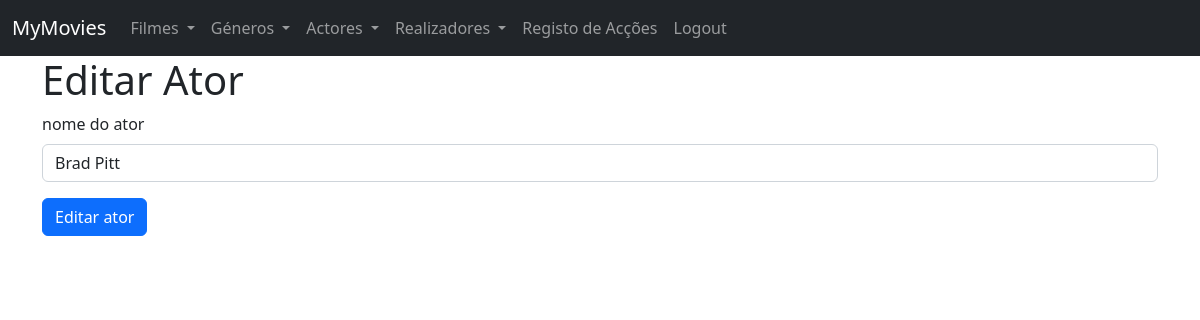
Before: /admin/atores/1/editar (signed in) with the older database file.
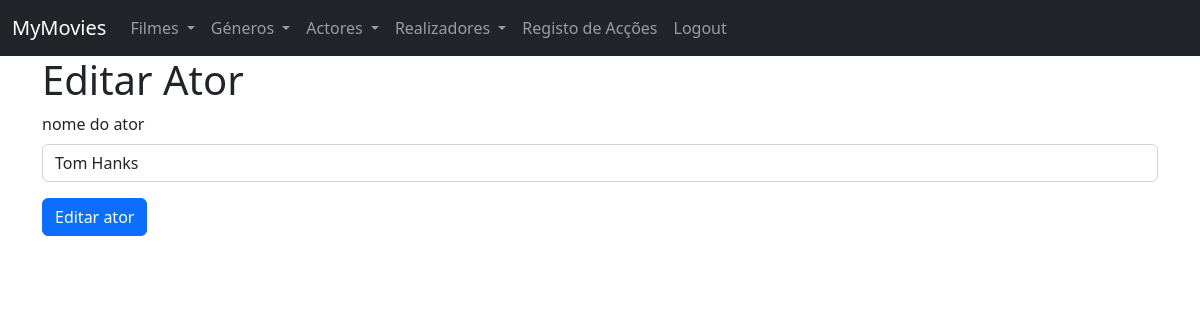
After: the same page with the newer database file.
### tables this page shows
CREATE TABLE actor (
    id BIGINT UNSIGNED NOT NULL AUTO_INCREMENT,
    name VARCHAR(255) NOT NULL,
    PRIMARY KEY (id)
);

### controllers/admin/actors.edit.php (called while the page is built, shortened)
<?php
$connection = Connection::make();
$queryBuilder = new QueryBuilder($connection);
$actor = $queryBuilder->findById('actor', $id, 'App\Model\Actor');
require "views/admin/actors.edit.php";

### routes.php (called while the page is built, shortened)
<?php
$router->get('', function () {
    require 'controllers/menu.php';
});
$router->get('filmes', function () {
    require 'controllers/movies/movies.list.php';
});
$router->get('filmes/(\d+)', function ($id) {
    require "controllers/movies/movies.show.php";
});
$router->post('filmes', function () {
    require 'controllers/movies/movies.add.php';
});
$router->get('atores', function () {
    require 'controllers/actors/actors.list.php';
});
$router->get('atores/(\d+)', function ($id) {
    require "controllers/actors/actors.show.php";
});
$router->post('atores', function () {
    require 'controllers/actors/actors.add.php';
});
$router->get('generos', function () {
    require 'controllers/genres/genres.list.php';
});
$router->get('generos/(\d+)', function ($id) {
    require 'controllers/genres/genres.show.php';
});
$router->post('generos', function () {
    require 'controllers/genres/genres.add.php';
});
$router->get('realizadores', function () {
    require 'controllers/directors/directors.list.php';
});
$router->get('realizadores/(\d+)', function ($id) {
    require 'controllers/directors/directors.show.php';
});
$router->post('realizadores', function () {
    require 'controllers/directors/directors.add.php';
});
$router->get('admin/filmes', function () {
    require 'controllers/admin/movies.index.php';
});
$router->patch('filmes/(\d+)', function ($id) {
    require "controllers/admin/filmes.edit.php";
});
$router->get('admin/generos', function () {
    require 'controllers/admin/genres.index.php';
});
$router->patch('generos/(\d+)', function ($id) {
    require "controllers/admin/generos.edit.php";
});
$router->get('admin/atores', function () {
    require 'controllers/admin/actors.index.php';
});
$router->patch('atores/(\d+)', function ($id) {
    require "controllers/admin/actors.edit.php";
});
$router->get('admin/realizadores', function () {
    require 'controllers/admin/directors.index.php';
});
$router->patch('realizadores/(\d+)', function ($id) {
    require "controllers/admin/directors.edit.php";
});
$router->get('admin/filmes/criar', function () {
    require 'controllers/admin/movies.create.form.php';
});
$router->get('admin/generos/criar', function () {
    require 'controllers/admin/genres.create.form.php';
});
$router->get('admin/atores/criar', function () {
    require 'controllers/admin/actors.create.form.php';
});
$router->get('admin/realizadores/criar', function () {
    require 'controllers/admin/directors.create.form.php';
});
$router->get('admin/filmes/(\d+)/editar', function ($id) {
    require "controllers/admin/movies.edit.php";
});
$router->get('admin/generos/(\d+)/editar', function ($id) {
    require "controllers/admin/genres.edit.php";
});
$router->get('admin/atores/(\d+)/editar', function ($id) {
    require "controllers/admin/actors.edit.php";
});

### index.php (called while the page is built, shortened)
<?php
$router = Router::setFromFile('routes.php');
preg_match('/^([^:\/]+[s]?):\/\/([^\/]*)\/(.*)$/', Config::APPURL, $matches);
if (!isset($matches[3])) {
    $realURI = trim($_SERVER['REQUEST_URI'], '/');
} else {
    $baseConfigURL = $matches[3];
    $realURI = substr(trim($_SERVER['REQUEST_URI'], '/'), strlen($baseConfigURL) + 1);
}
try {
    $router->direct(
        $realURI,
        isset($_POST['_method']) ? $_POST['_method'] : $_SERVER['REQUEST_METHOD']
    );
} catch (Exception $e) {
    header('HTTP/1.1 404 Not Found', true, 404);
    echo "404 Not Found";
}
function route($uri)
{
    return Config::APPURL . '/' . $uri;
}

### src/Database/QueryBuilder.php (called while the page is built, shortened)
<?php
class QueryBuilder
{
    public function __construct(PDO $pdo)
    {
        $this->pdo = $pdo;
    }
    public function findById($table, $id, $class = "StdClass")
    {
        $stmt = $this->pdo->prepare("SELECT * FROM $table WHERE  id=:id");
        $stmt->setFetchMode(PDO::FETCH_CLASS, $class);
        $stmt->execute(['id' => $id]);
        return $stmt->fetch();
    }
}

### views/admin/actors.edit.php (the view, shortened to what the changed rows need)
<!DOCTYPE html>
<html lang="en">
<head>
    <link href="https://cdn.jsdelivr.net/npm/bootstrap@5.2.2/dist/css/bootstrap.min.css" rel="stylesheet">
</head>
<body>
    <?php require 'views/navbar.php'; ?>
    <div class="container">
        <h1>Editar Ator</h1>
        <form action="<?php echo route('atores/' . $actor->id); ?>" method="POST">
            <div class="mb-3">
                <label for="exampleFormControlInput1" class="form-label">nome do ator</label>
                <input type="text" name="name" class="form-control" id="" value="<?php echo $actor->name; ?>">
            </div>
            <button class="btn btn-primary" type="submit">Editar ator</button>
        </form>
    </div>
</body>
</html>

### src/Router.php (shortened to what the changed rows need)
<?php
class Router
{
    protected $routes = [];
    public function get($uri, $callback)
    {
        $this->routes['GET'][$uri] = $callback;
    }
    public function post($uri, $callback)
    {
        $this->routes['POST'][$uri] = $callback;
    }
    public function delete($uri, $callback)
    {
        $this->routes['DELETE'][$uri] = $callback;
    }
    public function patch($uri, $callback)
    {
        $this->routes['PATCH'][$uri] = $callback;
    }
    public function direct($uri, $method)
    {
        if (!empty($this->routes[$method])) {
            foreach ($this->routes[$method] as $route => $callback) {
                $route = '/^' . str_replace('/', '\/', $route) . '$/';
                if (preg_match($route, $uri, $params)) {
                    array_shift($params);
                    return call_user_func_array($callback, array_values($params));
                }
            }
        }
        throw new Exception('No route found');
    }
}

Changed rows visible on the page:
changed actor: name "Brad Pitt" → "Tom Hanks"
